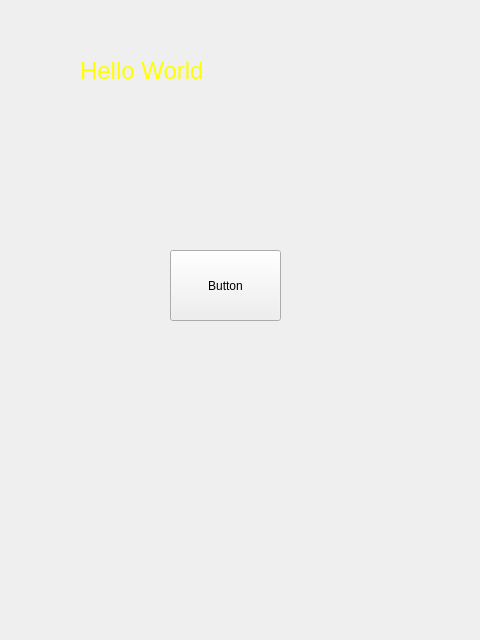
<?xml version="1.0" encoding="UTF-8"?>
<ui version="4.0">
 <class>TransparentWidget</class>
 <widget class="QWidget" name="TransparentWidget">
  <property name="geometry">
   <rect>
    <x>0</x>
    <y>0</y>
    <width>480</width>
    <height>640</height>
   </rect>
  </property>
  <property name="windowTitle">
   <string>Form</string>
  </property>
  <widget class="QLabel" name="label">
   <property name="geometry">
    <rect>
     <x>80</x>
     <y>50</y>
     <width>231</width>
     <height>41</height>
    </rect>
   </property>
   <property name="styleSheet">
    <string notr="true">#label {
	color: yellow;
	font: 18pt;
}</string>
   </property>
   <property name="text">
    <string>Hello World</string>
   </property>
  </widget>
  <widget class="QPushButton" name="pushButton">
   <property name="geometry">
    <rect>
     <x>170</x>
     <y>250</y>
     <width>111</width>
     <height>71</height>
    </rect>
   </property>
   <property name="text">
    <string>Button</string>
   </property>
  </widget>
 </widget>
 <resources/>
 <connections/>
</ui>
